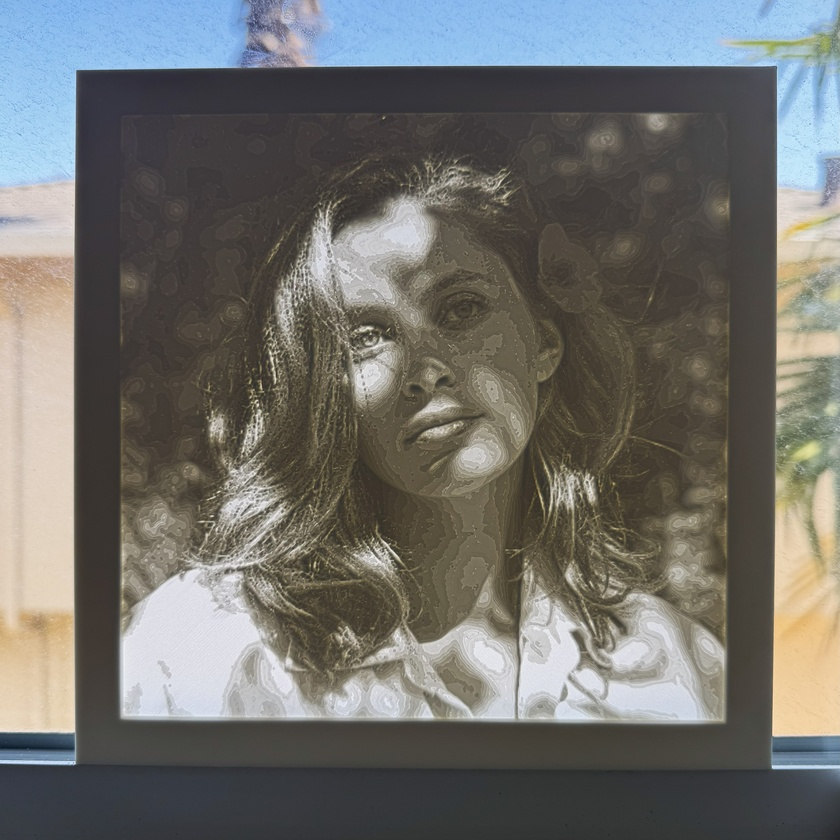
#> input picture FinalResult.jpg, 840 x 840 px, shrunk from 4096 x 4096 before the run, found by its file name
$ jupyter execute rgb23D.ipynb   (shell and % lines are left out)
#> lines starting #> are read from the running program, lines starting #| are printed output that depends on the picture; after the words box and inside, x2 and y2 are one past the last pixel; in counts of white or black regions, pixels touching at a corner belong together
### lithophane.py
import json
import cv2
import copy
from tqdm import tqdm

import tkinter as tk
from tkinter import filedialog
import numpy as np
import matplotlib.pyplot as plt

from utils import STL_Tri, \
    crop_to_aspect_ratio, \
    show_img, \
    write_binary_stl, \
    convert_stl_to_3mf

class LithophaneGenerator():
    PX_PER_MM_DEFAULT = 12 # default pixels per millimeter
    def __init__(self):

        self.image = None # BGR image from opencv
        self.mask  = None # boolean numpy array of same H, W as self.image

        self.img_w_mm   = None # width of resulting image panel in mm
        self.img_h_mm   = None # height of resulting image panel in mm

        self.thk_min    = 0.16 # minimum thickness of the lithophane image panel in mm
        self.thk_max    = 3.84 # maximum thickness of the lithophane image panel in mm

        self.add_border = True
        self.border_width_mm = 10.0 # mm
        self.border_depth_mm = 2.5 # mm
        self.border_corner_radius_mm = 2.5 # mm


    def load_config(self, config_json_file):
        with open(config_json_file, 'r') as file:
            self.args = json.load(file)

    def load_image_from_file(self, img_path):
        self.set_image(cv2.imread(img_path))

    def set_image(self, bgr_image):
        self.image = bgr_image
#> self.image is the input picture: shape (840, 840, 3); mean B, G, R 108.4, 112.1, 112.3
        if self.mask is None:
            self.mask = np.ones((self.image.shape[:2]))
        if self.img_w_mm is None or self.img_h_mm is None:
            self.img_w_mm = bgr_image.shape[1] / self.PX_PER_MM_DEFAULT
            self.img_h_mm = bgr_image.shape[0] / self.PX_PER_MM_DEFAULT

    def compute_px_size_mm(self):
        self.px_size_mm = min((self.img_w_mm / float(self.image.shape[1])),
                              (self.img_h_mm / float(self.image.shape[0])))
        return self.px_size_mm

    def get_pixels_per_mm(self):
        # TODO: get from lithophane GUI after it runs
        return 1.0 / self.compute_px_size_mm()

    def generate_preview_image(self):
        # TODO: use
        pass

    def map_color_to_thickness(self):
        # Convert existing image to grayscale
        image_gray = cv2.cvtColor(self.image, cv2.COLOR_BGR2GRAY)
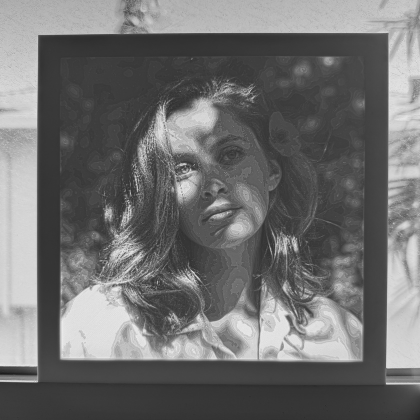
#> image_gray: shape (840, 840) (shown at 1/2 size); min 23, max 250, mean 111.7
        # Map value to thickness
        return self.thk_min + (1.0 - image_gray / 255.0) * (self.thk_max - self.thk_min)
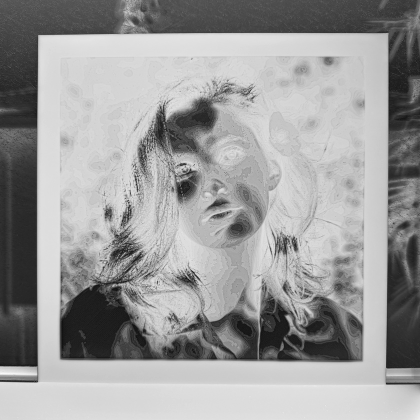
#> returned value: shape (840, 840) float64 (shown at 1/2 size); min 0.232, max 3.51, mean 2.23; drawn with min black and max white

    def create_border_kernel(self):
        px_per_mm = self.get_pixels_per_mm()

        # Find pixel dimensions of kernel & ensure it has odd dimensions (and thus a center-most pixel)
        bw_px  = int(self.border_width_mm * px_per_mm)
        bw_px += 1 * (not(bw_px % 2))
        bcr_px = int(min(self.border_corner_radius_mm, self.border_width_mm / 2.0) * px_per_mm)

        k = np.zeros((bw_px, bw_px), dtype=np.uint8)

        if len(k) == 0:
            return k

        k[:, bcr_px:(bw_px - bcr_px)] = 1
        k[bcr_px:(bw_px - bcr_px), :] = 1

        X, Y = np.meshgrid(np.arange(0, bw_px), np.arange(0, bw_px))
        coords = np.stack([X,Y], dtype=np.double)

        inner_corners = [bcr_px-0.5, (-bcr_px % bw_px)-0.5]
        for i in inner_corners:
            for j in inner_corners:
                diff = coords - np.array([i,j]).reshape((2,1,1))
                k[np.where(np.linalg.norm(diff, axis=0) < bcr_px)] = 1
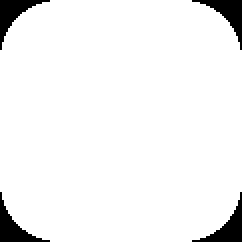
#> k: shape (121, 121) (shown 2 times larger); values 0 (black) and 1 (white), 94.7% white; 4 black regions, box (x1, y1, x2, y2) and area: (0, 0, 25, 25) 193, (96, 0, 121, 25) 193, (0, 96, 25, 121) 193, (96, 96, 121, 121) 193

        return k


    def create_masked_lithophane_image(self, image_thick):
        # Create border convolution kernel
        border_kernel = self.create_border_kernel()
        bk_size = border_kernel.shape[0]


        # image_thick = np.pad(image_thick, pad_width=bk_size, mode='constant')
        # Expand thickness image dimensions to support convolution and leave blank for now & stamp in data later after border
        image_thick_new = np.zeros((2 * bk_size + image_thick.shape[0], 2 * bk_size + image_thick.shape[1]))
        border_mask = np.pad(self.mask, pad_width=bk_size, mode='constant')
#> self.mask: shape (840, 840) float64; every value is 1
        final_mask  = copy.deepcopy(border_mask)
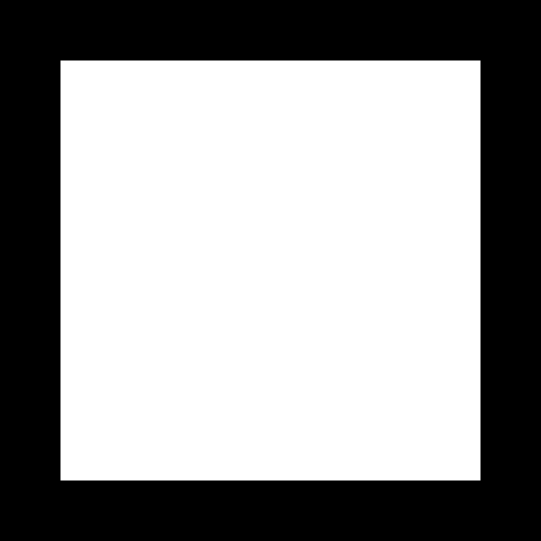
#> border_mask: shape (1082, 1082) float64 (shown at 1/2 size); values 0 (black) and 1 (white), 60.3% white; 1 black region, box (x1, y1, x2, y2) and area: (0, 0, 1082, 1082) 465124

        # Compute border mask via convolution of border kernel on self.mask
        negative_space_indices = np.stack(np.where(border_mask == 0))
        for i in tqdm(range(negative_space_indices.shape[1])):
            y, x = negative_space_indices[:,i]
            half_bk = bk_size // 2

            out_y = ((y - half_bk) < 0) or (y + half_bk + 1) >= border_mask.shape[0]
            out_x = ((x - half_bk) < 0) or (x + half_bk + 1) >= border_mask.shape[0]

            if out_y or out_x:
                continue

            conv = border_kernel * border_mask[(y - half_bk):(y + half_bk + 1), (x - half_bk):(x + half_bk + 1)]
            border_mask[y,x] = int(np.any(conv))
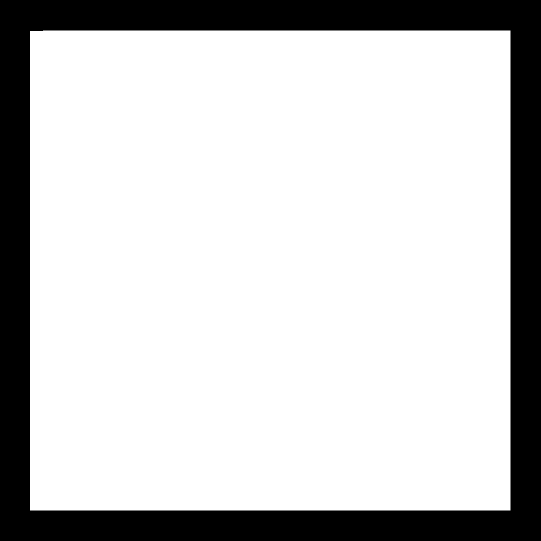
#> border_mask: shape (1082, 1082) float64 (shown at 1/2 size); values 0 (black) and 1 (white), 78.8% white; 1 black region, box (x1, y1, x2, y2) and area: (0, 0, 1082, 1082) 248190
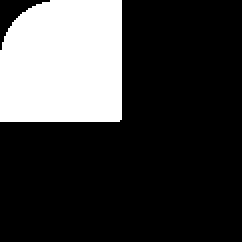
#> conv: shape (121, 121) float64 (shown 2 times larger); values 0 (black) and 1 (white), 24.1% white; 1 white region, box (x1, y1, x2, y2) and area: (0, 0, 61, 61) 3527

        # Where border mask = True in expanded image = border height
        image_thick_new[border_mask == 1] = self.border_depth_mm

        # Where original mask = True in expanded image = thickness image
        image_thick_new[(bk_size):(bk_size + image_thick.shape[0]), (bk_size):(bk_size + image_thick.shape[1])] = image_thick
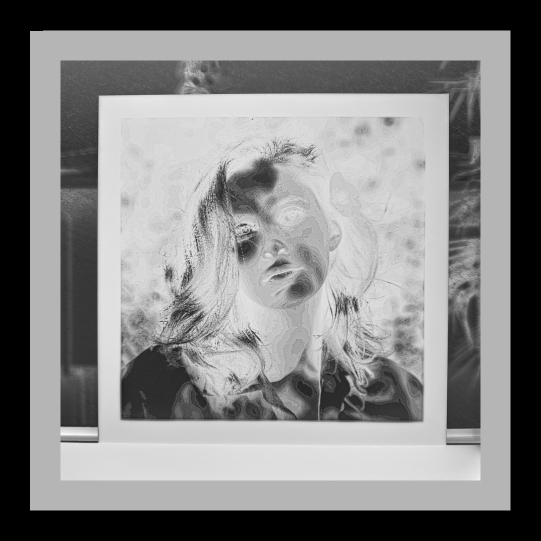
#> image_thick_new: shape (1082, 1082) float64 (shown at 1/2 size); min 0, max 3.51, mean 1.81; drawn with min black and max white

        # Return border mask (so gradient can be computed later) and new lithophane image
        return image_thick_new, border_mask, final_mask, border_kernel

    def create(self):

        image_thick = self.map_color_to_thickness()
        return self.create_masked_lithophane_image(image_thick)
        # [4 lines of commented-out code are left out]


# [18 lines that do not run on import are left out]
    # lithgen.load_config('config.json')
    # lithgen.create()

### utils.py
import cv2
import re
import numpy as np
import matplotlib.pyplot as plt
import lib3mf
import struct
from stl import mesh
from PIL import Image, ImageTk

def write_binary_stl(filename, facets):

    problem_cnt = 0
    # Open file and set to write in binary
    with open(filename, 'wb') as f:

        # ASCII header (can/will be empty)
        f.write(b'\x00' * 80)

        # Write number of facets
        f.write(struct.pack('<I', len(facets))) # <I for little-endian unsigned

        # Write each facet
        for i, tri in enumerate(facets):

            if tri.zero_area():
                continue

            if any([prop is None for prop in [tri.v1, tri.v2, tri.v3, tri.normal]]):
                problem_cnt += 1
                continue

            if tri.v1[2] < 0 or tri.v2[2] < 0 or tri.v3[2] < 0:
                problem_cnt += 1
                continue

            # Pack normal vector (3x float)
            f.write(struct.pack('<fff', tri.normal[0], tri.normal[1], tri.normal[2]))

            # Pack verts (3x(3x floats))
            f.write(struct.pack('<fff', tri.v1[0], tri.v1[1], tri.v1[2]))
            f.write(struct.pack('<fff', tri.v2[0], tri.v2[1], tri.v2[2]))
            f.write(struct.pack('<fff', tri.v3[0], tri.v3[1], tri.v3[2]))

            # Pack attribute byte count (2-byte unsigned short, usually 0)
            f.write(struct.pack('<H', 0))

    print(f'Wrote binary STL file {filename} with {3*len(facets)} vertices')

    if problem_cnt > 0:
        raise Exception(f'{problem_cnt} facets had problems and were omitted from the model!')

# Get version
# [30 lines left out: functions get_lib3mf_version, create_3mf_vertex, add_3mf_triangle, not called in this run]

def convert_stl_to_3mf(stl_path, units='mm'):
    # Load in stl
    stl_mesh = mesh.Mesh.from_file(stl_path)

    # Get a wrapper object
    wrapper = lib3mf.get_wrapper()

    # Check version always
    get_lib3mf_version(wrapper)

    # Create a model
    model = wrapper.CreateModel()
    mesh_object = model.AddMeshObject()

    # Set chosen units
    if units.lower() in ['mm','millimeter','millimeters']:
        unit_selection = lib3mf.ModelUnit.MilliMeter
    elif units.lower() in ['in', 'inch', 'inches']:
        unit_selection = lib3mf.ModelUnit.Inch
    else:
        raise Exception(f'Method does not support given units: {units}')

    model.SetUnit(unit_selection)

    # Extract all vertices from the mesh
    all_vertices = stl_mesh.points.reshape(-1, 3)

    # Find unique vertices and their inverse indices
    unique_vertices, inverse_indices = np.unique(all_vertices, axis=0, return_inverse=True)

    # Reshape inverse_indices to represent the faces (triangles)
    # Each row in faces will contain the indices of the three vertices forming a triangle
    faces = inverse_indices.reshape(-1, 3)

    vertices = []
    for v in unique_vertices:
        vertices.append(create_3mf_vertex(mesh_object, v[0], v[1], v[2]))

    triangles = []
    for t in faces:
        triangles.append(add_3mf_triangle(mesh_object, t[0], t[1], t[2]))

    # Set geometry to the mesh object after creating vertices and triangles
    mesh_object.SetGeometry(vertices, triangles)

    # Add build item with an identity transform
    model.AddBuildItem(mesh_object, wrapper.GetIdentityTransform())

    # Save the model to a 3MF file
    save_filepath = stl_path.split('.')[0] + '.3mf'
    writer = model.QueryWriter("3mf")
    writer.WriteToFile(save_filepath)

    print(f'Wrote 3MF file {save_filepath} with {len(unique_vertices)} vertices')

FIGURES = []
def show_img(img, fig_name=None, cmap=None, bgr=False):
    FIGURES.append(plt.figure(fig_name))

    img = cv2.cvtColor(img, cv2.COLOR_BGR2RGB) if bgr else img

    plt.axis('off')
    plt.imshow(img, cmap=cmap)
    plt.show()

def zero_area_tri(v1, v2, v3):
    return np.any(np.cross((v2 - v1), (v3 - v2)))

# [4 lines left out: function compute_tri_normal, not called in this run]

def crop_to_aspect_ratio(img, ar, centered=False, offset=None):
    # Crop image to match the provided aspect ratio,
    # which is given by width/height

    img_h, img_w = img.shape[:2]
    ar_curr = img_w / img_h

    # Check if it's already correctly-sized
    if ar_curr == ar:
        return img

    if ar_curr > ar:
        # image is wider than ar, and need to trim dim=1
        new_w, new_h = int(round(img_h * ar)), img_h
    else:
        # image is tallen than ar, and need to trim dim=0
        new_w, new_h = img_w, int(round(img_w / ar))

    start_x, start_y = 0, 0
    if centered:
        start_x = int((img_w - new_w) // 2)
        start_y = int((img_h - new_h) // 2)
    elif offset is not None:
        start_x, start_y = offset

    return img[start_y:(start_y + new_h), start_x:(start_x + new_w),:]

# Phasing out this class >
class STL_Tri:
    def __init__(self, v1=None, v2=None, v3=None, normal=None):
        # v1 -> v2 -> v3 must be defined in a counter-clockwise manner,
        # such that the right-handed normal vector points outward from object interior
        self.v1 = v1
        self.v2 = v2
        self.v3 = v3

        # If normal is set at instantiation, then we won't implicitly compute it from vertices
        self.normal = normal
        self.recompute_normal = normal is None

        self.__zero_area = None
        self.compute_normal()

    def compute_normal(self):
        if not self.recompute_normal:
            return

        if any(x is None for x in [self.v1, self.v2, self.v3]):
            return

        normal = np.cross((self.v2-self.v1),(self.v3-self.v2))
        length = np.linalg.norm(normal)

        self.__zero_area = length == 0
        if self.__zero_area:
            return

        self.normal = normal / length

    def compute_area(self):
        return 0.5 * np.linalg.norm(np.abs(np.cross(self.v2 - self.v1, self.v3 - self.v1)))

    def zero_area(self):
        return self.__zero_area if self.__zero_area is not None else self.compute_area() == 0.0


def rgb2hex(rgbcol):
    return '#%02x%02x%02x' % rgbcol

# [11 lines left out: functions cv2_to_tk, convert_numeric_string, not called in this run]

### rgb23D.ipynb
[cell 1]

import numpy as np
import cv2
import copy
import os
import matplotlib.pyplot as plt

from tkinter import filedialog

from lithophane import LithophaneGenerator
from utils import STL_Tri, \
    crop_to_aspect_ratio, \
    show_img, \
    write_binary_stl, \
    convert_stl_to_3mf

[cell 2]
lithgen = LithophaneGenerator()

img_path = r"C:\Users\evand\Documents\Personal Projects\3D Printer Projects\Subsurface Photo\im2stl\FinalResult.jpg"

lithgen.load_image_from_file(img_path)

[cell 3]
A, B, C, D = lithgen.create()

[cell 4]
# show_img(A)
# show_img(B)
# show_img(C)
show_img(D)

[cell 5]
def create_border_kernel():
    bcr = 3.5
    bw  = 10
    px_per_mm = 100

    bcr_px = int(bcr * px_per_mm)
    bw_px = int(bw * px_per_mm)
    bw_px += 1 * (not(bw_px % 2))

    print(f'bw_px: {bw_px}')

    k = np.zeros((bw_px, bw_px), dtype=np.uint8)

    if len(k) == 0:
        return k

    k[:, bcr_px:(bw_px - bcr_px)] = 1
    k[bcr_px:(bw_px - bcr_px), :] = 1

    X, Y = np.meshgrid(np.arange(0, bw_px), np.arange(0, bw_px))
    coords = np.stack([X,Y], dtype=np.double)

    inner_corners = [bcr_px-0.5, (-bcr_px % bw_px)-0.5]

    for i in inner_corners:
        for j in inner_corners:
            diff = coords - np.array([i, j]).reshape((2,1,1))
            k[np.where(np.linalg.norm(diff, axis=0) < bcr_px)] = 1

    return k

[cell 6]
def create_masked_lithophane_image(image_thick):
    # Create border convolution kernel
    border_kernel = create_border_kernel()
    bk_size = border_kernel.shape[0]
    half_bk = bk_size // 2

    mask = np.zeros_like(image_thick, dtype=np.uint8)
    border_depth_mm = 2.0

    # image_thick = np.pad(image_thick, pad_width=bk_size, mode='constant')
    # Expand thickness image dimensions to support convolution and leave blank for now & stamp in data later after border
    image_thick_new = np.zeros((2 * bk_size + image_thick.shape[0], 2 * bk_size + image_thick.shape[1]))
    border_mask = np.pad(mask, pad_width=bk_size, mode='constant')
    border_mask_doublepad = np.pad(mask, pad_width=bk_size, mode='constant')
    final_mask  = copy.deepcopy(border_mask)

    border_search_space = np.zeros(border_mask.shape)
    border_search_space[bk_size:(bk_size + image_thick.shape[0]), bk_size:(bk_size + image_thick.shape[1])] = 1
    border_search_space *= (border_mask == 0)

    # Compute border mask via convolution of border kernel on self.mask
    # negative_space_indices = np.stack(np.where(border_mask == 0))
    search_space_indices = np.stack(np.where(border_search_space))
    for i in range(search_space_indices.shape[1]):
        y, x = search_space_indices[:,i]
        conv = border_kernel * border_mask_doublepad[(y - half_bk):(y + half_bk + 1),
                                                     (x - half_bk):(x + half_bk + 1)]
        border_mask[y,x] = int(np.any(conv))

    # Where border mask = True in expanded image = border height
    image_thick_new[border_mask == 1] = border_depth_mm

    # Where original mask = True in expanded image = thickness image
    image_thick_new[(bk_size):(bk_size + image_thick.shape[0]), (bk_size):(bk_size + image_thick.shape[1])]

    # Return border mask (so gradient can be computed later) and new lithophane image
    return image_thick_new, border_mask, final_mask

[cell 7]
# Set crucial parameters
result_dir = ''
result_name = 'subsurface'

layer_height = 0.16 # 0.16 or 0.20mm are default slicer settings
line_width = 0.4 # 0.42mm is default slicer setting
max_dim = 230 # mm, desired maximum dimension of 3D printed image

ar = 100/230#None
min_thickness = layer_height * 2
max_thickness = layer_height * 18

Image Loading + Preprocessing

[cell 8]
# image_path = os.path.join("assets","DSC02666_square.JPG")
image_path = os.path.join("assets","corn.jpg")

# Read, crop, and b/w convert image
img_bgr = cv2.imread(image_path)
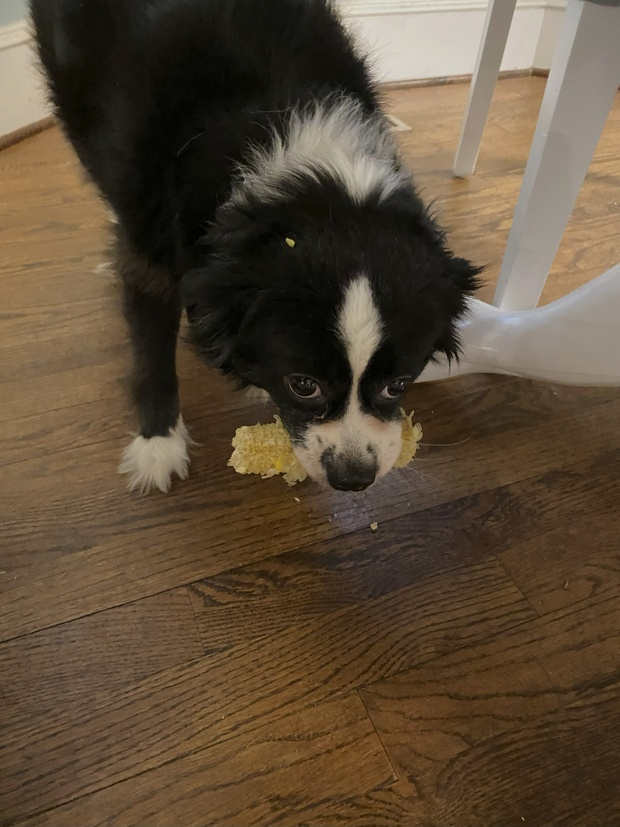
#> input picture assets/corn.jpg, 620 x 827 px, shrunk from 3024 x 4032 before the run
#> img_bgr is the input picture: shape (827, 620, 3); mean B, G, R 56.2, 75.7, 91.9
img_bgr = crop_to_aspect_ratio(img_bgr, ar, False, [550,10])
#> (the rest of the program and of its run is left out)
